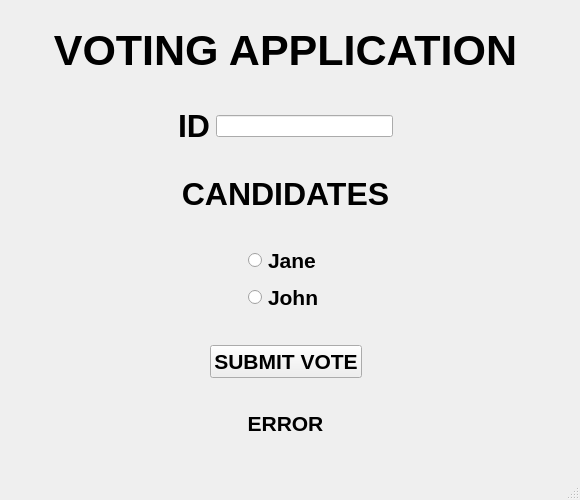
<?xml version="1.0" encoding="UTF-8"?>
<ui version="4.0">
 <class>MainWindow</class>
 <widget class="QMainWindow" name="MainWindow">
  <property name="geometry">
   <rect>
    <x>0</x>
    <y>0</y>
    <width>580</width>
    <height>500</height>
   </rect>
  </property>
  <property name="windowTitle">
   <string>Voting Application</string>
  </property>
  <widget class="QWidget" name="centralwidget">
   <widget class="QWidget" name="verticalLayoutWidget">
    <property name="geometry">
     <rect>
      <x>0</x>
      <y>0</y>
      <width>571</width>
      <height>462</height>
     </rect>
    </property>
    <layout class="QVBoxLayout" name="verticalLayout_2">
     <item>
      <spacer name="verticalSpacer_7">
       <property name="orientation">
        <enum>Qt::Vertical</enum>
       </property>
       <property name="sizeHint" stdset="0">
        <size>
         <width>20</width>
         <height>40</height>
        </size>
       </property>
      </spacer>
     </item>
     <item>
      <widget class="QLabel" name="voting_label">
       <property name="font">
        <font>
         <pointsize>32</pointsize>
         <weight>75</weight>
         <bold>true</bold>
        </font>
       </property>
       <property name="text">
        <string>VOTING APPLICATION</string>
       </property>
       <property name="alignment">
        <set>Qt::AlignCenter</set>
       </property>
      </widget>
     </item>
     <item>
      <spacer name="verticalSpacer_6">
       <property name="orientation">
        <enum>Qt::Vertical</enum>
       </property>
       <property name="sizeHint" stdset="0">
        <size>
         <width>20</width>
         <height>40</height>
        </size>
       </property>
      </spacer>
     </item>
     <item>
      <layout class="QVBoxLayout" name="verticalLayout_4">
       <item>
        <layout class="QHBoxLayout" name="horizontalLayout_2">
         <item>
          <spacer name="horizontalSpacer">
           <property name="orientation">
            <enum>Qt::Horizontal</enum>
           </property>
           <property name="sizeHint" stdset="0">
            <size>
             <width>40</width>
             <height>20</height>
            </size>
           </property>
          </spacer>
         </item>
         <item>
          <widget class="QLabel" name="id_label">
           <property name="font">
            <font>
             <pointsize>24</pointsize>
             <weight>75</weight>
             <bold>true</bold>
            </font>
           </property>
           <property name="text">
            <string>ID</string>
           </property>
          </widget>
         </item>
         <item>
          <widget class="QLineEdit" name="id_input"/>
         </item>
         <item>
          <spacer name="horizontalSpacer_2">
           <property name="orientation">
            <enum>Qt::Horizontal</enum>
           </property>
           <property name="sizeHint" stdset="0">
            <size>
             <width>40</width>
             <height>20</height>
            </size>
           </property>
          </spacer>
         </item>
        </layout>
       </item>
      </layout>
     </item>
     <item>
      <spacer name="verticalSpacer_5">
       <property name="orientation">
        <enum>Qt::Vertical</enum>
       </property>
       <property name="sizeHint" stdset="0">
        <size>
         <width>20</width>
         <height>40</height>
        </size>
       </property>
      </spacer>
     </item>
     <item>
      <widget class="QLabel" name="label">
       <property name="font">
        <font>
         <pointsize>24</pointsize>
         <weight>75</weight>
         <bold>true</bold>
        </font>
       </property>
       <property name="text">
        <string>CANDIDATES</string>
       </property>
       <property name="alignment">
        <set>Qt::AlignCenter</set>
       </property>
      </widget>
     </item>
     <item>
      <spacer name="verticalSpacer_4">
       <property name="orientation">
        <enum>Qt::Vertical</enum>
       </property>
       <property name="sizeHint" stdset="0">
        <size>
         <width>20</width>
         <height>40</height>
        </size>
       </property>
      </spacer>
     </item>
     <item>
      <layout class="QHBoxLayout" name="horizontalLayout_3">
       <item>
        <spacer name="horizontalSpacer_5">
         <property name="orientation">
          <enum>Qt::Horizontal</enum>
         </property>
         <property name="sizeHint" stdset="0">
          <size>
           <width>40</width>
           <height>20</height>
          </size>
         </property>
        </spacer>
       </item>
       <item>
        <layout class="QVBoxLayout" name="verticalLayout_3">
         <item>
          <widget class="QRadioButton" name="jane_button">
           <property name="font">
            <font>
             <pointsize>16</pointsize>
             <weight>75</weight>
             <bold>true</bold>
            </font>
           </property>
           <property name="text">
            <string>Jane</string>
           </property>
          </widget>
         </item>
         <item>
          <widget class="QRadioButton" name="john_button">
           <property name="font">
            <font>
             <pointsize>16</pointsize>
             <weight>75</weight>
             <bold>true</bold>
            </font>
           </property>
           <property name="text">
            <string>John</string>
           </property>
          </widget>
         </item>
        </layout>
       </item>
       <item>
        <spacer name="horizontalSpacer_6">
         <property name="orientation">
          <enum>Qt::Horizontal</enum>
         </property>
         <property name="sizeHint" stdset="0">
          <size>
           <width>40</width>
           <height>20</height>
          </size>
         </property>
        </spacer>
       </item>
      </layout>
     </item>
     <item>
      <spacer name="verticalSpacer">
       <property name="orientation">
        <enum>Qt::Vertical</enum>
       </property>
       <property name="sizeHint" stdset="0">
        <size>
         <width>20</width>
         <height>40</height>
        </size>
       </property>
      </spacer>
     </item>
     <item>
      <layout class="QHBoxLayout" name="horizontalLayout_4">
       <item>
        <spacer name="horizontalSpacer_7">
         <property name="orientation">
          <enum>Qt::Horizontal</enum>
         </property>
         <property name="sizeHint" stdset="0">
          <size>
           <width>40</width>
           <height>20</height>
          </size>
         </property>
        </spacer>
       </item>
       <item>
        <widget class="QPushButton" name="vote_button">
         <property name="font">
          <font>
           <pointsize>16</pointsize>
           <weight>75</weight>
           <bold>true</bold>
          </font>
         </property>
         <property name="text">
          <string>SUBMIT VOTE</string>
         </property>
        </widget>
       </item>
       <item>
        <spacer name="horizontalSpacer_8">
         <property name="orientation">
          <enum>Qt::Horizontal</enum>
         </property>
         <property name="sizeHint" stdset="0">
          <size>
           <width>40</width>
           <height>20</height>
          </size>
         </property>
        </spacer>
       </item>
      </layout>
     </item>
     <item>
      <spacer name="verticalSpacer_2">
       <property name="orientation">
        <enum>Qt::Vertical</enum>
       </property>
       <property name="sizeHint" stdset="0">
        <size>
         <width>20</width>
         <height>40</height>
        </size>
       </property>
      </spacer>
     </item>
     <item>
      <widget class="QLabel" name="error_label">
       <property name="font">
        <font>
         <pointsize>16</pointsize>
         <weight>75</weight>
         <bold>true</bold>
        </font>
       </property>
       <property name="autoFillBackground">
        <bool>false</bool>
       </property>
       <property name="text">
        <string>ERROR</string>
       </property>
       <property name="alignment">
        <set>Qt::AlignCenter</set>
       </property>
      </widget>
     </item>
     <item>
      <spacer name="verticalSpacer_3">
       <property name="orientation">
        <enum>Qt::Vertical</enum>
       </property>
       <property name="sizeHint" stdset="0">
        <size>
         <width>20</width>
         <height>40</height>
        </size>
       </property>
      </spacer>
     </item>
    </layout>
   </widget>
  </widget>
  <widget class="QMenuBar" name="menubar">
   <property name="geometry">
    <rect>
     <x>0</x>
     <y>0</y>
     <width>580</width>
     <height>22</height>
    </rect>
   </property>
  </widget>
  <widget class="QStatusBar" name="statusbar"/>
 </widget>
 <resources/>
 <connections/>
</ui>
